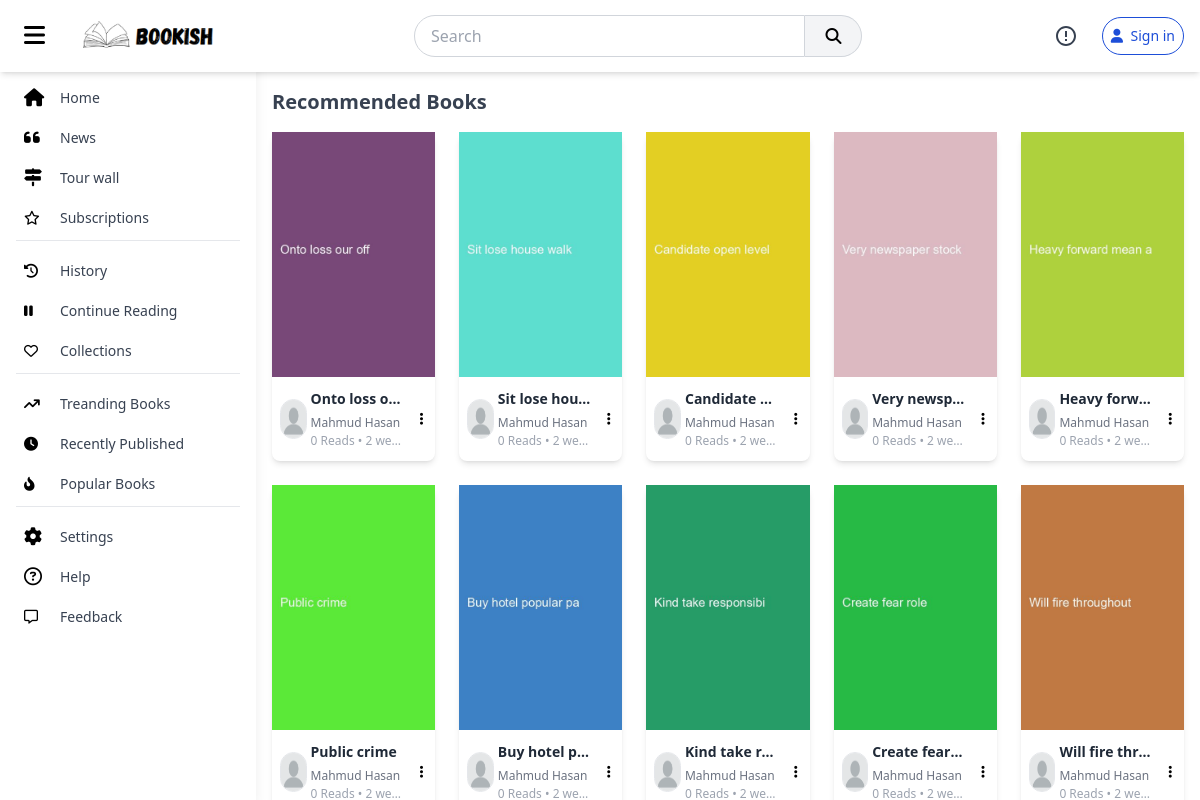
The page / on the database its author committed.
### main/models.py (models this page shows, shortened)
class Book(models.Model):
    title = models.CharField(max_length=255)
    slug = AutoSlugField(populate_from='title', unique=True)
    description = models.TextField()
    content = CKEditor5Field(config_name="extends")
    language = models.CharField(max_length=50, default="default")
    author = models.ForeignKey(User, on_delete=models.CASCADE, related_name='books')
    category = models.ForeignKey(Category, on_delete=models.CASCADE, related_name='books', blank=True, null=True)
    published_date = models.DateTimeField(auto_now_add=True)
    updated_date = models.DateTimeField(auto_now=True)
    likes = models.ManyToManyField(User, related_name='liked_books', blank=True)
    dislikes = models.ManyToManyField(User, related_name='disliked_books', blank=True)
    views = models.PositiveIntegerField(default=0)
    thumbnail = models.ImageField(upload_to='thumbnails/', blank=True, null=True)
    status = models.CharField(max_length=50, default='Public')
    objects = models.Manager()
    public_objects = PublicBookManager()

### accounts/models.py (models this page shows, shortened)
class UserProfile(models.Model):
    user = models.OneToOneField(User, on_delete=models.CASCADE)
    full_name = models.CharField(max_length=100, blank=True, null=True)
    bio = models.TextField(blank=True, null=True)
    profile_picture = models.ImageField(upload_to='profile_pics/', default='profile_pics/default.png')
    created_at = models.DateTimeField(auto_now_add=True)
    updated_at = models.DateTimeField(auto_now=True)

### main/views.py (the view)
# urls.py: path('', views.index, name="index"),
def index(request):
    context = {}
    path_info = request.META.get('PATH_INFO')
    items_per_page = 10  # Number of books to load initially
    if path_info == "/trending":
        books = Book.public_objects.all().prefetch_related('author__userprofile').order_by('-views')
        context['page'] = "Trending"
    elif path_info == "/recent":
        books = Book.public_objects.all().prefetch_related('author__userprofile').order_by('-published_date')
        context['page'] = "Recent"
    elif path_info == "/popular":
        books = Book.public_objects.all().prefetch_related('author__userprofile').order_by('-views')
        context['page'] = "Popular"
    else:
        books = Book.public_objects.all().prefetch_related('author__userprofile').order_by('?')
        context['page'] = "Recommended"
    paginator = Paginator(books, items_per_page)
    initial_books = paginator.page(1)
    context['books'] = initial_books
    if request.user.is_authenticated:
        context['following'] = UserFollow.objects.filter(follower=request.user)[:3]
    return render(request, 'main/index.html', context)

### main/context_processors.py (called while the page is built)
def notifications(request):
    if request.user.is_authenticated:
        return {'notifications': Notification.objects.filter(user=request.user).order_by('-created_at')[:5]}
    else:
        return Notification.objects.none()

def unread_notifications(request):
    if request.user.is_authenticated:
        return {'unread_notifications': Notification.objects.filter(user=request.user, is_read=False).count()}
    else:
        return Notification.objects.none()

### main/models.py (called while the page is built)
    def get_queryset(self):
        return super().get_queryset().exclude(status="Private")

### templates/main/index.html (shortened to what this page needs)
{% extends 'base.html' %}
{% load static %}
{% block content %}
<h2 class="text-xl font-bold text-gray-700 mb-4">
    {{page}} Books
</h2>
<div class="grid grid-cols-1 sm:grid-cols-2 md:grid-cols-3 lg:grid-cols-5 gap-6" id="book_container">
    {% for book in books %}
    {% include 'components/book_card.html' %}
    {% endfor %}
</div>
{% endblock %}

### templates/components/book_card.html (shortened to what this page needs)
<div class="bg-white shadow-md rounded-lg cursor-pointer"
    onclick="location.href=`{% url 'main:book_view' book.slug %}`">
    <div class="relative bg-slate-300" style="padding-bottom: 150%;">
        <img alt="Book Thumbnail" class="absolute object-cover h-full w-full opacity-90" src="{{ book.thumbnail.url }}" />
    </div>
    <div class="p-1 my-2">
        <div class="flex gap-2 justify-between items-center">
            <div onclick="event.stopPropagation();location.href=`{% url 'main:profile' book.author.username %}`">
                <img alt="" class="h-10 w-10 mx-1 border rounded-full"
                    src="{{book.author.userprofile.profile_picture.url}}" />
            </div>
            <div class="max-w-[60%]">
                <h3 class="text-sm  font-bold truncate text-gray-800">
                    {{book.title}}
                </h3>
                <a href="{% url 'main:profile' book.author.username %}"
                    class="text-xs text-gray-500 hover:text-blue-400">
                    {{book.author.userprofile.full_name}}
                </a>
                <p class="text-xs text-gray-400 truncate">
                    {{book.views}} Reads • {{book.published_date|timesince}} ago
                </p>
            </div>
            <div>
                <div class="relative">
                    <button class="dropdownButton p-2 rounded-full text-sm">
                        <i class="fa fa-ellipsis-vertical">
                        </i>
                    </button>
                </div>
            </div>
        </div>
    </div>
</div>

### rows shown on the page
Book: thumbnail (picture), author.userprofile.profile_picture (placeholder picture), title "Onto loss o…", author.userprofile.full_name "Mahmud Hasan", views "0", published_date "2 we…"
Book: thumbnail (picture), author.userprofile.profile_picture (placeholder picture), title "Sit lose hou…", author.userprofile.full_name "Mahmud Hasan", views "0", published_date "2 we…"
Book: thumbnail (picture), author.userprofile.profile_picture (placeholder picture), title "Candidate…", author.userprofile.full_name "Mahmud Hasan", views "0", published_date "2 we…"
Book: thumbnail (picture), author.userprofile.profile_picture (placeholder picture), title "Very newsp…", author.userprofile.full_name "Mahmud Hasan", views "0", published_date "2 we…"
Book: thumbnail (picture), author.userprofile.profile_picture (placeholder picture), title "Heavy forw…", author.userprofile.full_name "Mahmud Hasan", views "0", published_date "2 we…"
Book: thumbnail (picture), author.userprofile.profile_picture (placeholder picture), title "Public crime", author.userprofile.full_name "Mahmud Hasan", views "0", published_date "2 we…"
Book: thumbnail (picture), author.userprofile.profile_picture (placeholder picture), title "Buy hotel p…", author.userprofile.full_name "Mahmud Hasan", views "0", published_date "2 we…"
Book: thumbnail (picture), author.userprofile.profile_picture (placeholder picture), title "Kind take r…", author.userprofile.full_name "Mahmud Hasan", views "0", published_date "2 we…"
Book: thumbnail (picture), author.userprofile.profile_picture (placeholder picture), title "Create fear…", author.userprofile.full_name "Mahmud Hasan", views "0", published_date "2 we…"
Book: thumbnail (picture), author.userprofile.profile_picture (placeholder picture), title "Will fire thr…", author.userprofile.full_name "Mahmud Hasan", views "0", published_date "2 we…"

### other values the page prints
{{ page }} "Recommended"
